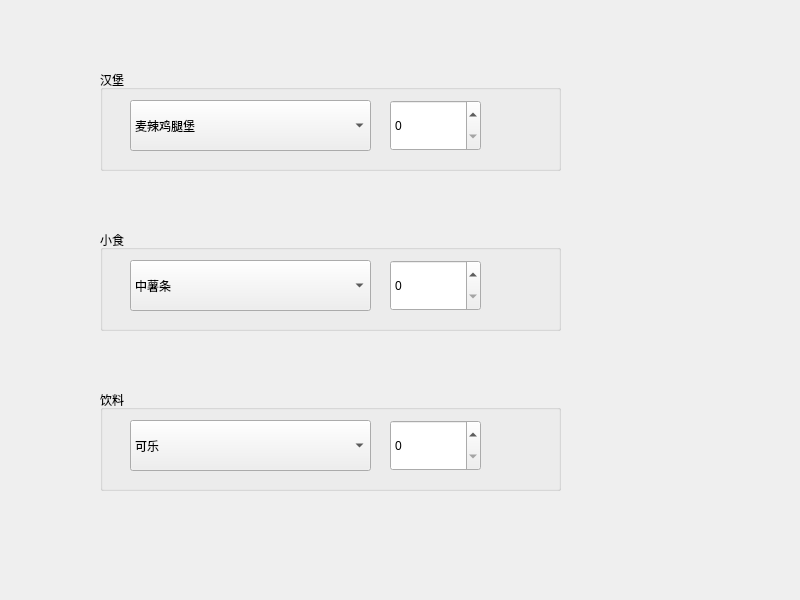
<?xml version="1.0" encoding="UTF-8"?>
<ui version="4.0">
 <class>Widget</class>
 <widget class="QWidget" name="Widget">
  <property name="geometry">
   <rect>
    <x>0</x>
    <y>0</y>
    <width>800</width>
    <height>600</height>
   </rect>
  </property>
  <property name="windowTitle">
   <string>Widget</string>
  </property>
  <widget class="QGroupBox" name="groupBox">
   <property name="geometry">
    <rect>
     <x>100</x>
     <y>70</y>
     <width>461</width>
     <height>101</height>
    </rect>
   </property>
   <property name="title">
    <string>汉堡</string>
   </property>
   <property name="checkable">
    <bool>false</bool>
   </property>
   <widget class="QComboBox" name="comboBox">
    <property name="geometry">
     <rect>
      <x>30</x>
      <y>30</y>
      <width>241</width>
      <height>51</height>
     </rect>
    </property>
    <item>
     <property name="text">
      <string>麦辣鸡腿堡</string>
     </property>
    </item>
    <item>
     <property name="text">
      <string>培根芝士双牛堡</string>
     </property>
    </item>
    <item>
     <property name="text">
      <string>板烧鸡腿堡</string>
     </property>
    </item>
   </widget>
   <widget class="QSpinBox" name="spinBox">
    <property name="geometry">
     <rect>
      <x>290</x>
      <y>30</y>
      <width>91</width>
      <height>51</height>
     </rect>
    </property>
   </widget>
  </widget>
  <widget class="QGroupBox" name="groupBox_2">
   <property name="geometry">
    <rect>
     <x>100</x>
     <y>230</y>
     <width>461</width>
     <height>101</height>
    </rect>
   </property>
   <property name="title">
    <string>小食</string>
   </property>
   <widget class="QComboBox" name="comboBox_2">
    <property name="geometry">
     <rect>
      <x>30</x>
      <y>30</y>
      <width>241</width>
      <height>51</height>
     </rect>
    </property>
    <item>
     <property name="text">
      <string>中薯条</string>
     </property>
    </item>
    <item>
     <property name="text">
      <string>麦辣鸡翅</string>
     </property>
    </item>
    <item>
     <property name="text">
      <string>麦乐鸡块</string>
     </property>
    </item>
   </widget>
   <widget class="QSpinBox" name="spinBox_2">
    <property name="geometry">
     <rect>
      <x>290</x>
      <y>30</y>
      <width>91</width>
      <height>51</height>
     </rect>
    </property>
   </widget>
  </widget>
  <widget class="QGroupBox" name="groupBox_3">
   <property name="geometry">
    <rect>
     <x>100</x>
     <y>390</y>
     <width>461</width>
     <height>101</height>
    </rect>
   </property>
   <property name="title">
    <string>饮料</string>
   </property>
   <widget class="QComboBox" name="comboBox_3">
    <property name="geometry">
     <rect>
      <x>30</x>
      <y>30</y>
      <width>241</width>
      <height>51</height>
     </rect>
    </property>
    <item>
     <property name="text">
      <string>可乐</string>
     </property>
    </item>
    <item>
     <property name="text">
      <string>雪碧</string>
     </property>
    </item>
    <item>
     <property name="text">
      <string>怡泉</string>
     </property>
    </item>
   </widget>
   <widget class="QSpinBox" name="spinBox_3">
    <property name="geometry">
     <rect>
      <x>290</x>
      <y>30</y>
      <width>91</width>
      <height>51</height>
     </rect>
    </property>
   </widget>
  </widget>
 </widget>
 <resources/>
 <connections/>
</ui>
